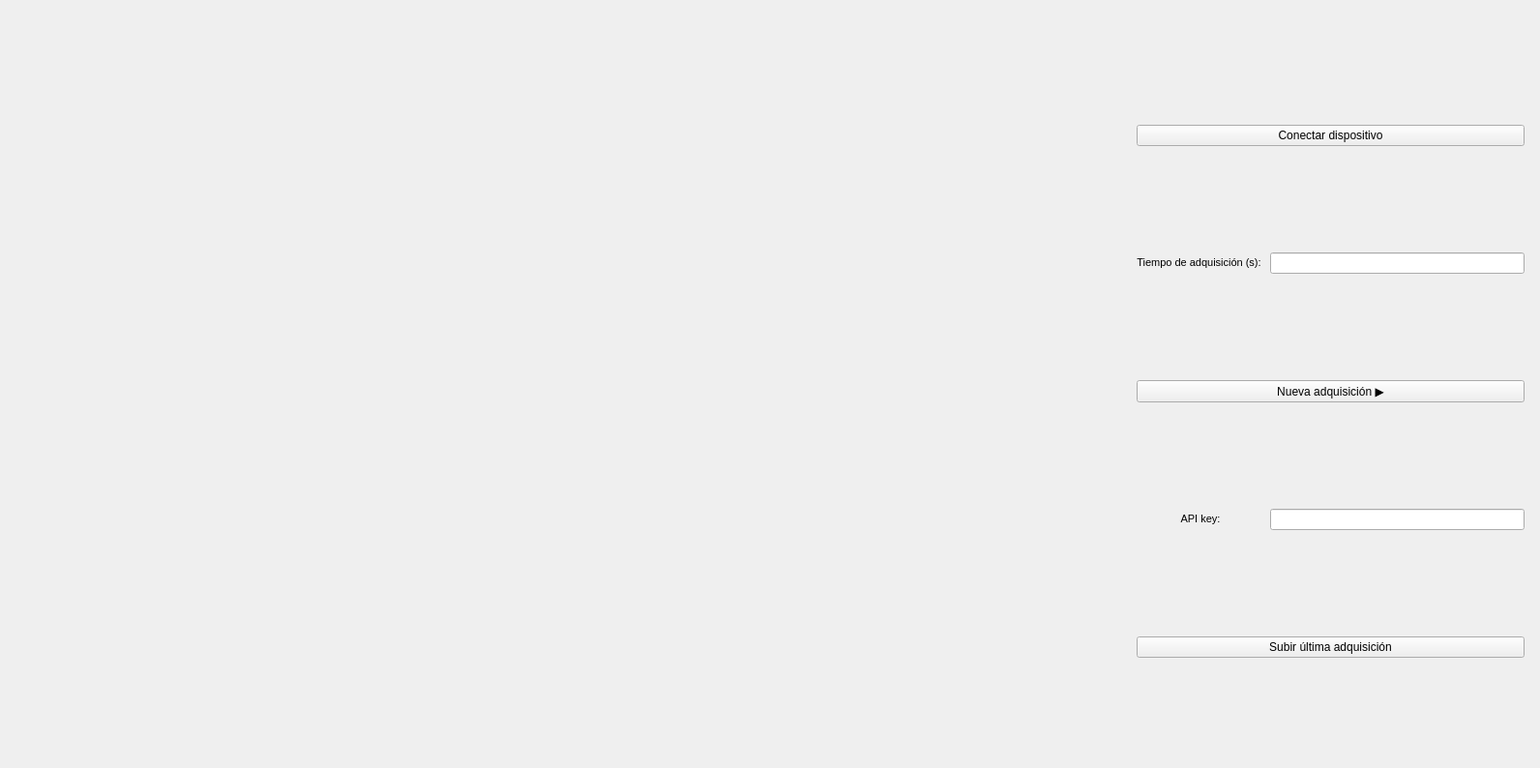
<?xml version="1.0" encoding="UTF-8"?>
<ui version="4.0">
 <class>MainWindow</class>
 <widget class="QMainWindow" name="MainWindow">
  <property name="enabled">
   <bool>true</bool>
  </property>
  <property name="geometry">
   <rect>
    <x>0</x>
    <y>0</y>
    <width>1592</width>
    <height>794</height>
   </rect>
  </property>
  <property name="minimumSize">
   <size>
    <width>800</width>
    <height>400</height>
   </size>
  </property>
  <property name="windowTitle">
   <string>MainWindow</string>
  </property>
  <widget class="QWidget" name="centralwidget">
   <widget class="QWidget" name="verticalLayoutWidget">
    <property name="geometry">
     <rect>
      <x>0</x>
      <y>30</y>
      <width>1151</width>
      <height>731</height>
     </rect>
    </property>
    <layout class="QVBoxLayout" name="plot_lay"/>
   </widget>
   <widget class="QWidget" name="gridLayoutWidget">
    <property name="geometry">
     <rect>
      <x>1160</x>
      <y>10</y>
      <width>431</width>
      <height>791</height>
     </rect>
    </property>
    <layout class="QGridLayout" name="main_grid">
     <property name="leftMargin">
      <number>15</number>
     </property>
     <property name="topMargin">
      <number>15</number>
     </property>
     <property name="rightMargin">
      <number>15</number>
     </property>
     <property name="bottomMargin">
      <number>15</number>
     </property>
     <item row="2" column="0" colspan="3">
      <widget class="QPushButton" name="start_b">
       <property name="text">
        <string>Nueva adquisición ▶</string>
       </property>
      </widget>
     </item>
     <item row="0" column="0" colspan="3">
      <widget class="QPushButton" name="connect_b">
       <property name="text">
        <string>Conectar dispositivo</string>
       </property>
      </widget>
     </item>
     <item row="3" column="0" colspan="2">
      <widget class="QLabel" name="apikey_lab">
       <property name="enabled">
        <bool>true</bool>
       </property>
       <property name="sizePolicy">
        <sizepolicy hsizetype="Expanding" vsizetype="Fixed">
         <horstretch>0</horstretch>
         <verstretch>0</verstretch>
        </sizepolicy>
       </property>
       <property name="font">
        <font>
         <family>MS Shell Dlg 2</family>
         <pointsize>8</pointsize>
         <weight>50</weight>
         <bold>false</bold>
         <kerning>true</kerning>
        </font>
       </property>
       <property name="frameShadow">
        <enum>QFrame::Raised</enum>
       </property>
       <property name="text">
        <string>API key:</string>
       </property>
       <property name="textFormat">
        <enum>Qt::AutoText</enum>
       </property>
       <property name="alignment">
        <set>Qt::AlignCenter</set>
       </property>
       <property name="indent">
        <number>-1</number>
       </property>
      </widget>
     </item>
     <item row="1" column="2">
      <widget class="QLineEdit" name="time_ledit">
       <property name="sizePolicy">
        <sizepolicy hsizetype="Expanding" vsizetype="Fixed">
         <horstretch>0</horstretch>
         <verstretch>0</verstretch>
        </sizepolicy>
       </property>
       <property name="layoutDirection">
        <enum>Qt::LeftToRight</enum>
       </property>
       <property name="maxLength">
        <number>0</number>
       </property>
       <property name="frame">
        <bool>true</bool>
       </property>
       <property name="alignment">
        <set>Qt::AlignLeading|Qt::AlignLeft|Qt::AlignVCenter</set>
       </property>
       <property name="dragEnabled">
        <bool>false</bool>
       </property>
      </widget>
     </item>
     <item row="1" column="0" colspan="2">
      <widget class="QLabel" name="time_lab">
       <property name="enabled">
        <bool>true</bool>
       </property>
       <property name="sizePolicy">
        <sizepolicy hsizetype="Preferred" vsizetype="Fixed">
         <horstretch>0</horstretch>
         <verstretch>0</verstretch>
        </sizepolicy>
       </property>
       <property name="font">
        <font>
         <family>MS Shell Dlg 2</family>
         <pointsize>8</pointsize>
         <weight>50</weight>
         <bold>false</bold>
         <kerning>true</kerning>
        </font>
       </property>
       <property name="frameShadow">
        <enum>QFrame::Raised</enum>
       </property>
       <property name="text">
        <string>Tiempo de adquisición (s): </string>
       </property>
       <property name="textFormat">
        <enum>Qt::AutoText</enum>
       </property>
       <property name="alignment">
        <set>Qt::AlignCenter</set>
       </property>
       <property name="indent">
        <number>-1</number>
       </property>
      </widget>
     </item>
     <item row="4" column="0" colspan="3">
      <widget class="QPushButton" name="load_b">
       <property name="text">
        <string>Subir última adquisición</string>
       </property>
      </widget>
     </item>
     <item row="3" column="2">
      <widget class="QLineEdit" name="lineEdit">
       <property name="sizePolicy">
        <sizepolicy hsizetype="Expanding" vsizetype="Fixed">
         <horstretch>0</horstretch>
         <verstretch>0</verstretch>
        </sizepolicy>
       </property>
      </widget>
     </item>
    </layout>
   </widget>
  </widget>
 </widget>
 <resources/>
 <connections/>
</ui>
